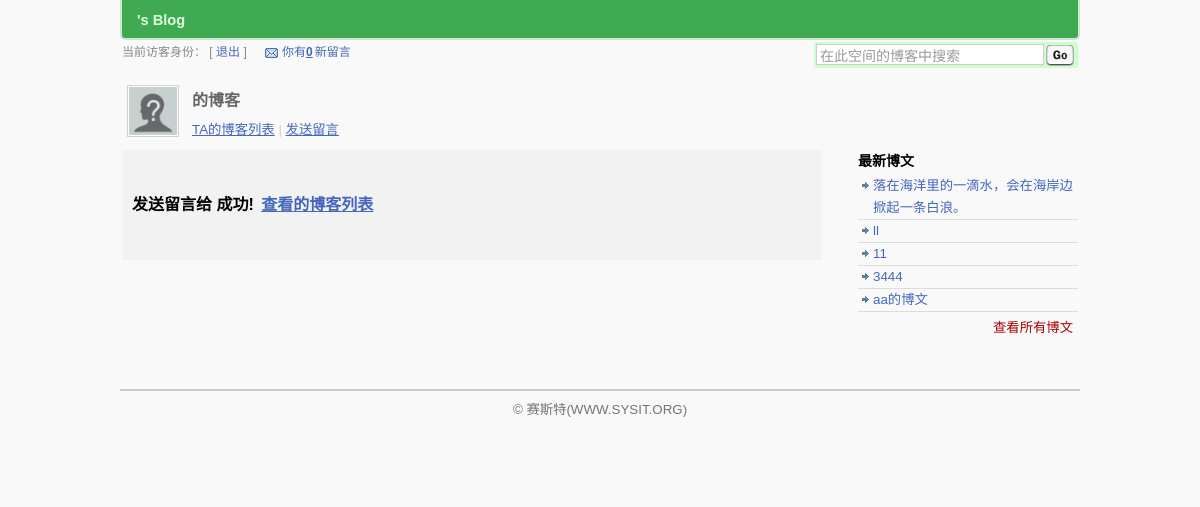
Before: /index.php/Message/sendMsgOK with the older database file.
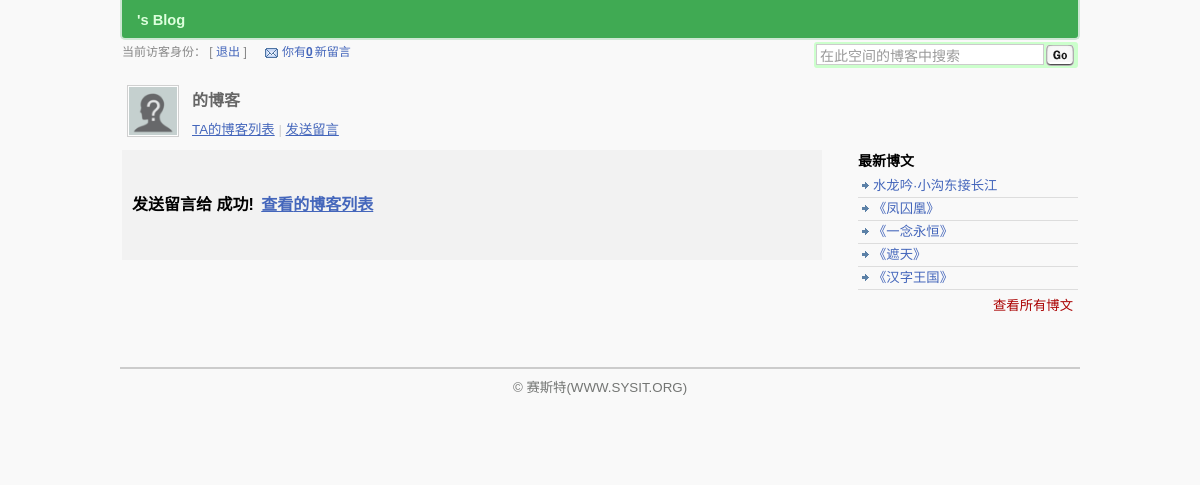
After: the same page with the newer database file.
### tables this page shows
CREATE TABLE `t_blogs` (
  `BLOG_ID` int(11) NOT NULL AUTO_INCREMENT COMMENT '编号',
  `CATALOG_ID` int(11) DEFAULT NULL COMMENT '所属分类',
  `WRITER` int(11) DEFAULT NULL COMMENT '作者',
  `TITLE` varchar(100) DEFAULT NULL COMMENT '标题',
  `CONTENT` text COMMENT '内容',
  `ADD_TIME` datetime DEFAULT NULL COMMENT '添加时间',
  `CLICK_RATE` int(11) DEFAULT NULL COMMENT '点击率',
  `IS_YOURS` varchar(20) DEFAULT NULL,
  `COMM_RATE` int(11) DEFAULT NULL,
  PRIMARY KEY (`BLOG_ID`),
  KEY `FK_CATALOGS_BLOGS` (`CATALOG_ID`),
  KEY `FK_USERS_BLOGS` (`WRITER`),
  CONSTRAINT `FK_CATALOGS_BLOGS` FOREIGN KEY (`CATALOG_ID`) REFERENCES `t_blog_catalogs` (`CATALOG_ID`) ON DELETE CASCADE,
  CONSTRAINT `FK_USERS_BLOGS` FOREIGN KEY (`WRITER`) REFERENCES `t_users` (`USER_ID`) ON DELETE CASCADE
);

### application/controllers/Message.php (called while the page is built, shortened)
<?php defined('BASEPATH') OR exit('No direct script access allowed');
    class Message extends CI_Controller{
        public function sendMsgOK(){
            $this->load->model('Message_model');
            $result=$this->Message_model->new_art();
            $arr['new']=$result;
            $this->load->view('sendMsgOK.php',$arr);
        }
    }
?>

### index.php (called while the page is built, shortened)
<?php
require_once BASEPATH.'core/CodeIgniter.php';

### application/models/Message_model.php (called while the page is built, shortened)
<?php
    class Message_model extends CI_Model{
        public function new_art(){
            $sql="select * from t_blogs,t_blog_catalogs
                  where t_blogs.CATALOG_ID=t_blog_catalogs.CATALOG_ID
                  order by t_blogs.ADD_TIME DESC limit 5";
            $query=$this->db->query($sql);
            return $query->result();
        }
    }
?>

### application/views/sendMsgOK.php (the view, shortened to what this page needs)
<!DOCTYPE html PUBLIC "-//W3C//DTD XHTML 1.0 Transitional//EN" "http://www.w3.org/TR/xhtml1/DTD/xhtml1-transitional.dtd">
<html xmlns="http://www.w3.org/1999/xhtml"><head>
    <link rel="stylesheet" href="assets/css/space2011.css" type="text/css" media="screen">
  <link rel="stylesheet" type="text/css" href="assets/css/jquery.css" media="screen">
</head>
<body>
<div id="OSC_Screen">
<div id="OSC_Banner">
    <div id="OSC_Slogon"><?php echo $this->session->userdata('uname');?>'s Blog</div>
    <div id="OSC_Channels">
        <ul>
        <li><a href="javascript:;" class="project"><?php echo $this->session->userdata(umood);?></a></li>
        </ul>
    </div>
</div><div id="OSC_Topbar">
        <div id="VisitorInfo">
            当前访客身份：<?php echo $this->session->userdata('uname');?>
            [ <a href="User/unindex">退出</a> ]
            <span id="OSC_Notification">
			<a href="Blog/inbox" class="msgbox" title="进入我的留言箱">你有<em>0</em>新留言</a>
																				</span>
        </div>
		<div id="SearchBar">
    		<form action="javascript:;">
                <input id="txt_q" name="q" class="SERACH" value="在此空间的博客中搜索" onblur="(this.value=='')?this.value='在此空间的博客中搜索':this.value" onfocus="if(this.value=='在此空间的博客中搜索'){this.value='';};this.select();" type="text">
				<input class="SUBMIT" value="搜索" type="submit">
    		</form>
		</div>
	</div>
	<div id="OSC_Content"><div class="SpaceChannel">
	<div id="portrait"><a href="Blog/adminIndex"><img src="images/portrait.gif" alt="<?php echo $this->session->userdata('uname');?>" title="<?php echo $this->session->userdata('uname');?>" class="SmallPortrait" user="154693" align="absmiddle"></a></div>
    <div id="lnks">
		<strong><?php echo $this->session->userdata('uname');?>的博客</strong>
		<div>
			<a href="Blog/index">TA的博客列表</a>&nbsp;|
			<a href="javascript:sendmsg(154693)">发送留言</a>
		</div>
	</div>
</div>
<div class="Blog">
<div style="width: auto; height: auto; overflow: auto; position: relative;">
<div id="AjaxBox">
	<h2 id="Title">发送留言给 <u><?php echo $this->session->userdata('uname');?></u> 成功! <a href="Blog/index">查看<?php echo $this->session->userdata('uname');?>的博客列表</a></h2>
</div>
</div>
</div>
<div class="BlogMenu"><div class="RecentBlogs SpaceModule">
	<strong>最新博文</strong><ul>
            <?php
            foreach ($new as $v) {
                ?>
                <li><a href="javascript:;"><?php echo $v->TITLE;?></a></li>
                <?php
            }
            ?>
			<li class="more"><a href="Blog/index">查看所有博文</a></li>
    </ul>
</div>
</div>
<link type="text/css" rel="stylesheet" href="assets/css/shCore.css">
<link type="text/css" rel="stylesheet" href="assets/css/shThemeDefault.css">
</div>
	<div id="OSC_Footer">© 赛斯特(WWW.SYSIT.ORG)</div>
</div>
</body></html>

Changed rows visible on the page:
removed t_blogs: TITLE "aa的博文"
changed t_blogs: TITLE "落在海洋里的一滴水，会在海岸边掀起一条白浪。" → "水龙吟·小沟东接长江"
changed t_blogs: TITLE "ll" → "《凤囚凰》"
changed t_blogs: TITLE "11" → "《一念永恒》"
changed t_blogs (number 4 of 5 on the later page): TITLE "3444" → "《遮天》"
now on this page (row edited): t_blogs: TITLE "《汉字王国》"
